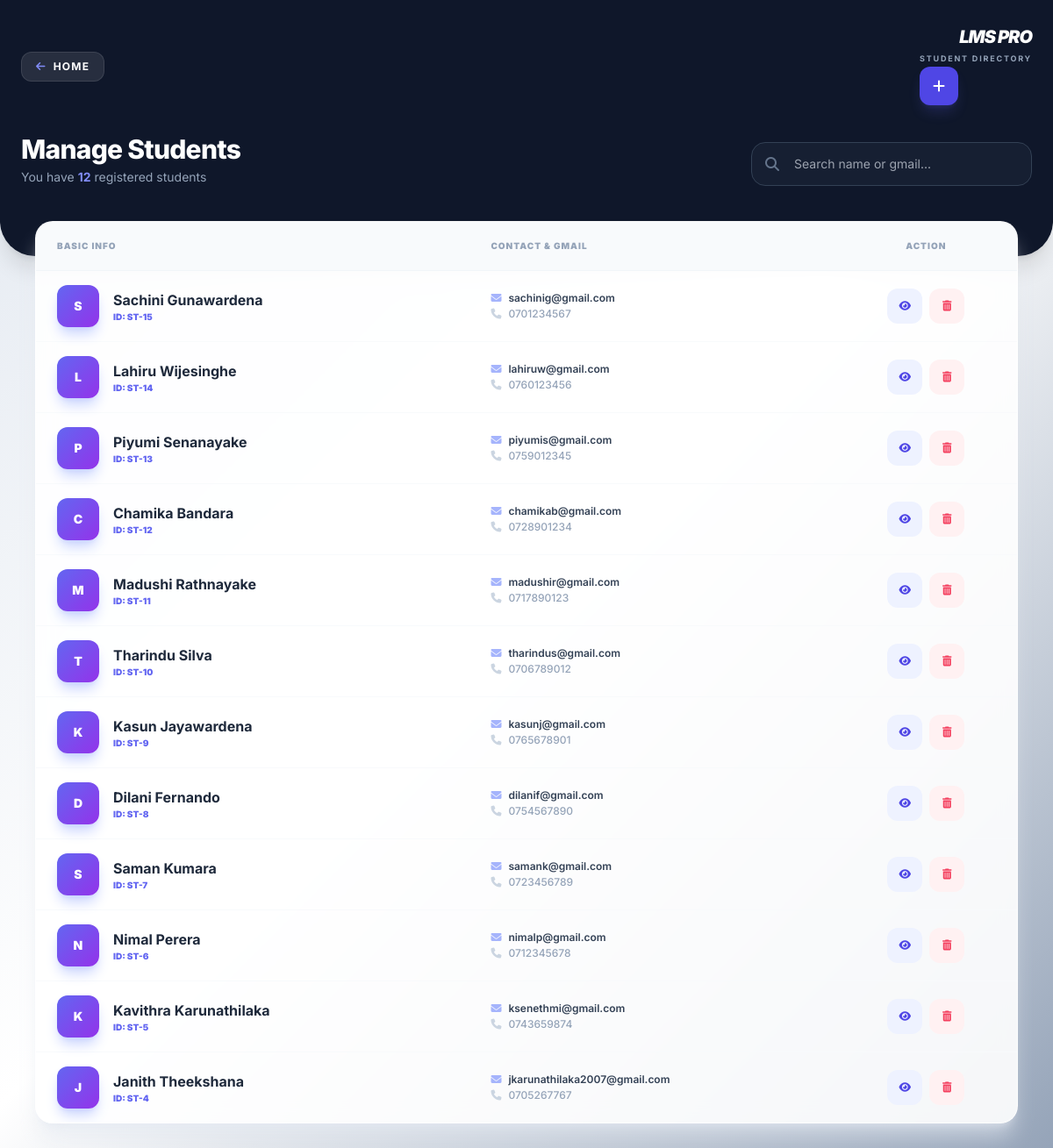
Page /student_info.php (signed in) on the committed database.
### tables this page shows
CREATE TABLE `student` (
  `id` int(11) NOT NULL,
  `full_name` varchar(255) NOT NULL,
  `gmail` varchar(255) NOT NULL,
  `nic_number` varchar(20) DEFAULT NULL,
  `school` varchar(100) DEFAULT NULL,
  `dob` date DEFAULT NULL,
  `address` text DEFAULT NULL,
  `contact_number` varchar(20) NOT NULL,
  `town` varchar(255) DEFAULT NULL,
  `password` varchar(255) NOT NULL DEFAULT '123456789',
  `profile_pic` varchar(255) DEFAULT 'default_st.png',
  `created_at` timestamp NOT NULL DEFAULT current_timestamp(),
  `status` varchar(20) DEFAULT 'pending'
);

### student_info.php (the view, shortened to what this page needs)
<?php
include 'config.php';
$search_query = "";
$sql = "SELECT * FROM student WHERE (full_name LIKE '%$search_query%' OR gmail LIKE '%$search_query%') ORDER BY id DESC";
$result = $conn->query($sql);
$total_students = $result->num_rows;
?>
<!DOCTYPE html>
<html lang="en">
<head>
    <script src="https://cdn.tailwindcss.com"></script>
    <link rel="stylesheet" href="https://cdnjs.cloudflare.com/ajax/libs/font-awesome/6.4.0/css/all.min.css">
</head>
<body class="min-h-screen pb-10">
    <div class="bg-slate-900 text-white pb-20 pt-8 px-6 rounded-b-[2.5rem] shadow-xl">
        <div class="max-w-6xl mx-auto">
            <div class="flex items-center justify-between mb-8">
                <a href="admin_page.php" class="flex items-center gap-2 bg-white/10 hover:bg-white/20 px-4 py-2 rounded-xl transition-all border border-white/10 text-xs font-bold uppercase tracking-widest">
                    <i class="fas fa-arrow-left text-indigo-400"></i> Home
                </a>
                <div class="text-right">
                    <h1 class="text-xl font-black italic tracking-tighter uppercase leading-none">LMS Pro</h1>
                    <span class="text-[9px] font-bold text-slate-400 tracking-[0.2em] uppercase">Student Directory</span>
                    <a href="student_reg.php" class="w-11 h-11 bg-indigo-600 rounded-xl flex items-center justify-center shadow-lg shadow-indigo-500/20 active:scale-90">
                    <i class="fas fa-plus text-white"></i>
                </a>
                </div>
            </div>
            <div class="flex flex-col md:flex-row md:items-end justify-between gap-6">
                <div>
                    <h2 class="text-3xl font-extrabold tracking-tight">Manage Students</h2>
                    <p class="text-slate-400 text-sm mt-1">You have <span class="text-indigo-400 font-bold"><?= $total_students ?></span> registered students</p>
                </div>
                <form action="" method="GET" class="relative w-full md:w-80 group">
                    <input type="text" name="search" value="<?= htmlspecialchars($search_query) ?>"
                           placeholder="Search name or gmail..."
                           class="w-full bg-slate-800/50 border border-slate-700 rounded-2xl py-3.5 px-5 pl-12 text-sm outline-none focus:ring-2 ring-indigo-500/50 focus:bg-slate-800 transition-all text-white">
                    <i class="fas fa-search absolute left-4 top-1/2 -translate-y-1/2 text-slate-500 group-focus-within:text-indigo-400 transition-colors"></i>
                </form>
            </div>
        </div>
    </div>
    <div class="max-w-6xl mx-auto px-4 -mt-10">
        <div class="glass-card shadow-xl shadow-slate-200/60 overflow-hidden">
            <div class="overflow-x-auto no-scrollbar">
                <table class="w-full text-left border-collapse">
                    <thead>
                        <tr class="bg-slate-50 border-b border-slate-100">
                            <th class="px-6 py-5 text-[10px] uppercase font-black text-slate-400 tracking-widest">Basic Info</th>
                            <th class="px-4 py-5 text-[10px] uppercase font-black text-slate-400 tracking-widest hidden sm:table-cell">Contact & Gmail</th>
                            <th class="px-4 py-5 text-[10px] uppercase font-black text-slate-400 tracking-widest text-center">Action</th>
                        </tr>
                    </thead>
                    <tbody class="divide-y divide-slate-50">
                        <?php if($result->num_rows > 0): ?>
                            <?php while($row = $result->fetch_assoc()): ?>
                                <tr class="hover:bg-indigo-50/30 transition-colors">
                                    <td class="px-6 py-4">
                                        <div class="flex items-center gap-3 md:gap-4">
                                            <div class="w-10 h-10 md:w-12 md:h-12 bg-gradient-to-br from-indigo-500 to-purple-600 rounded-xl flex items-center justify-center text-white font-black text-sm shadow-lg shadow-indigo-200">
                                                <?= strtoupper(substr($row['full_name'], 0, 1)) ?>
                                            </div>
                                            <div class="max-w-[120px] md:max-w-none truncate">
                                                <p class="font-bold text-slate-800 text-sm md:text-base truncate"><?= $row['full_name'] ?></p>
                                                <p class="text-[10px] text-indigo-500 font-black uppercase hidden sm:block">ID: ST-<?= $row['id'] ?></p>
                                            </div>
                                        </div>
                                    </td>
                                    <td class="px-4 py-4 hidden sm:table-cell">
                                        <div class="space-y-0.5">
                                            <p class="text-xs font-semibold text-slate-700 flex items-center gap-2">
                                                <i class="fas fa-envelope text-indigo-300"></i> <?= $row['gmail'] ?>
                                            </p>
                                            <p class="text-xs font-medium text-slate-400 flex items-center gap-2">
                                                <i class="fas fa-phone text-slate-300"></i> <?= $row['contact_number'] ?>
                                            </p>
                                        </div>
                                    </td>
                                    <td class="px-4 py-4 text-center">
                                        <div class="flex justify-center gap-2">
                                            <a href="view_student.php?id=<?= $row['id'] ?>" class="w-9 h-9 md:w-10 md:h-10 bg-indigo-50 text-indigo-600 rounded-xl flex items-center justify-center hover:bg-indigo-600 hover:text-white transition-all">
                                                <i class="fas fa-eye text-xs"></i>
                                            </a>
                                            <a href="student_info.php?delete_id=<?= $row['id'] ?>"
                                               onclick="return confirm('Remove this student?')"
                                               class="w-9 h-9 md:w-10 md:h-10 bg-rose-50 text-rose-500 rounded-xl flex items-center justify-center hover:bg-rose-500 hover:text-white transition-all">
                                                <i class="fas fa-trash-alt text-xs"></i>
                                            </a>
                                        </div>
                                    </td>
                                </tr>
                            <?php endwhile; ?>
                        <?php endif; ?>
                    </tbody>
                </table>
            </div>
        </div>
    </div>
</body>
</html>

### student_info.php (style rules this page uses)
body { font-family: 'Inter', sans-serif; background: linear-gradient(135deg, #e2e8f0 0%, #ffffff 50%, #94a3b8 100%); background-attachment: fixed; min-height: 100vh; }
.glass-card { background: rgba(255, 255, 255, 0.9); backdrop-filter: blur(10px); border: 1px solid rgba(255, 255, 255, 0.7); border-radius: 1.25rem; }

### rows in the picture
student: full_name "S", full_name "Sachini Gunawardena", id "15", gmail "sachinig@gmail.com", contact_number "0701234567"
student: full_name "L", full_name "Lahiru Wijesinghe", id "14", gmail "lahiruw@gmail.com", contact_number "0760123456"
student: full_name "P", full_name "Piyumi Senanayake", id "13", gmail "piyumis@gmail.com", contact_number "0759012345"
student: full_name "C", full_name "Chamika Bandara", id "12", gmail "chamikab@gmail.com", contact_number "0728901234"
student: full_name "M", full_name "Madushi Rathnayake", id "11", gmail "madushir@gmail.com", contact_number "0717890123"
student: full_name "T", full_name "Tharindu Silva", id "10", gmail "tharindus@gmail.com", contact_number "0706789012"
student: full_name "K", full_name "Kasun Jayawardena", id "9", gmail "kasunj@gmail.com", contact_number "0765678901"
student: full_name "D", full_name "Dilani Fernando", id "8", gmail "dilanif@gmail.com", contact_number "0754567890"
student: full_name "S", full_name "Saman Kumara", id "7", gmail "samank@gmail.com", contact_number "0723456789"
student: full_name "N", full_name "Nimal Perera", id "6", gmail "nimalp@gmail.com", contact_number "0712345678"
student: full_name "K", full_name "Kavithra Karunathilaka", id "5", gmail "ksenethmi@gmail.com", contact_number "0743659874"
student: full_name "J", full_name "Janith Theekshana", id "4", gmail "jkarunathilaka2007@gmail.com", contact_number "0705267767"

### other values in the picture
$total_students "12"
